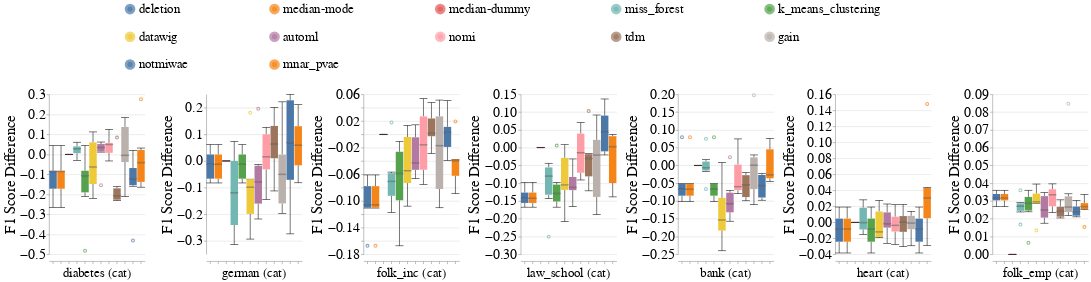

The code cell stored with this chart in its notebook:
### Markdown cell above
## Disparity metrics

### Code cell
create_box_plots_for_diff_imputers_and_datasets_for_mixed_exp(train_injection_scenario='MCAR3',
                                                              test_injection_scenario='MCAR3',
                                                              metric_name='f1_score',
                                                              dataset_to_column_name=DATASET_TO_COLUMN_NAME,
                                                              dataset_to_group=DATASETS_SENSITIVE_ATTRS,
                                                              db_client=db_client,
                                                              without_dummy=False)

### Figure 1 — Vega-Lite specification as saved in the notebook (floating-point values rounded to 4 significant figures; data arrays with more than 128 entries replaced by an {"elided": "..."} marker saying what was removed)
{"config": {"view": {"continuousWidth": 400, "continuousHeight": 300, "stroke": null}, "axis": {"labelFontSize": 26, "labelFontWeight": "normal", "titleFontSize": 28, "titleFontWeight": "normal"}, "facet": {"spacing": 15}, "header": {"labelFontSize": 24, "labelOrient": "bottom", "labelPadding": 5, "titleFontSize": 28}, "legend": {"columns": 5, "direction": "horizontal", "labelFontSize": 24, "labelLimit": 400, "orient": "top", "symbolOffset": 140, "symbolStrokeWidth": 10, "titleAnchor": "middle", "titleFontSize": 26, "titleLimit": 300}, "title": {"fontSize": 28}}, "data": {"name": "data-8e4ce634294862de747c8b08494cca99"}, "mark": {"type": "boxplot", "median": {"stroke": "black", "strokeWidth": 0.7}, "ticks": true}, "encoding": {"color": {"field": "Null_Imputer_Name", "sort": ["deletion", "median-mode", "median-dummy", "miss_forest", "k_means_clustering", "datawig", "automl", "nomi", "tdm", "gain", "notmiwae"], "title": null, "type": "nominal"}, "column": {"field": "Extended_Dataset_Name", "sort": {"field": "Dataset_Sequence_Number", "order": "ascending"}, "title": null, "type": "nominal"}, "x": {"axis": {"labels": false}, "field": "Null_Imputer_Name", "sort": ["deletion", "median-mode", "median-dummy", "miss_forest", "k_means_clustering", "datawig", "automl", "nomi", "tdm", "gain", "notmiwae"], "title": null, "type": "nominal"}, "y": {"field": "F1_Score_Difference", "scale": {"zero": false}, "title": "F1 Score Difference", "type": "quantitative"}}, "resolve": {"scale": {"y": "independent"}}, "width": 180, "$schema": "https://vega.github.io/schema/vega-lite/v4.17.0.json", "datasets": {"data-8e4ce634294862de747c8b08494cca99": {"elided": "504 records"}}}
